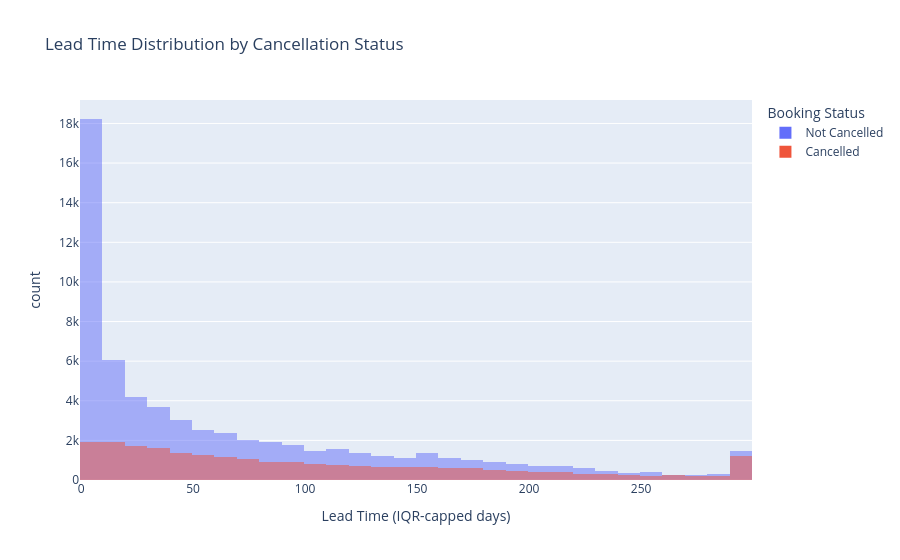

The code cell stored with this chart in its notebook:
### Markdown cell above
## 10. Lead Time and Cancellation Behaviour

### Code cell
fig = px.histogram(
    df,
    x="lead_time_clean",
    color="cancellation_status",
    barmode="overlay",
    nbins=40,
    title="Lead Time Distribution by Cancellation Status",
    labels={
        "lead_time_clean": "Lead Time (IQR-capped days)",
        "cancellation_status": "Booking Status"
    }
)
fig.show()

lead_time_means = (
    df.groupby("cancellation_status", observed=False)["lead_time"]
      .mean()
      .round(2)
)

print(
    "Observation: Average lead time is "
    f"{lead_time_means.get('Cancelled', np.nan):.2f} days for cancelled bookings "
    f"and {lead_time_means.get('Not Cancelled', np.nan):.2f} days for non-cancelled bookings."
)

### Figure 1 — Plotly figure (JSON) as saved in the notebook; plotly's stock layout.template omitted (floating-point values rounded to 4 significant figures; data arrays with more than 128 entries replaced by an {"elided": "..."} marker saying what was removed)
{"data": [{"bingroup": "x", "hovertemplate": "Booking Status=Not Cancelled<br>Lead Time (IQR-capped days)=%{x}<br>count=%{y}<extra></extra>", "legendgroup": "Not Cancelled", "marker": {"color": "#636efa", "opacity": 0.5, "pattern": {"shape": ""}}, "name": "Not Cancelled", "nbinsx": 40, "orientation": "v", "showlegend": true, "type": "histogram", "x": {"elided": "63221 int values"}, "xaxis": "x", "yaxis": "y"}, {"bingroup": "x", "hovertemplate": "Booking Status=Cancelled<br>Lead Time (IQR-capped days)=%{x}<br>count=%{y}<extra></extra>", "legendgroup": "Cancelled", "marker": {"color": "#EF553B", "opacity": 0.5, "pattern": {"shape": ""}}, "name": "Cancelled", "nbinsx": 40, "orientation": "v", "showlegend": true, "type": "histogram", "x": {"elided": "24009 int values"}, "xaxis": "x", "yaxis": "y"}], "layout": {"barmode": "overlay", "legend": {"title": {"text": "Booking Status"}, "tracegroupgap": 0}, "title": {"text": "Lead Time Distribution by Cancellation Status"}, "xaxis": {"anchor": "y", "domain": [0, 1], "title": {"text": "Lead Time (IQR-capped days)"}}, "yaxis": {"anchor": "x", "domain": [0, 1], "title": {"text": "count"}}}}
